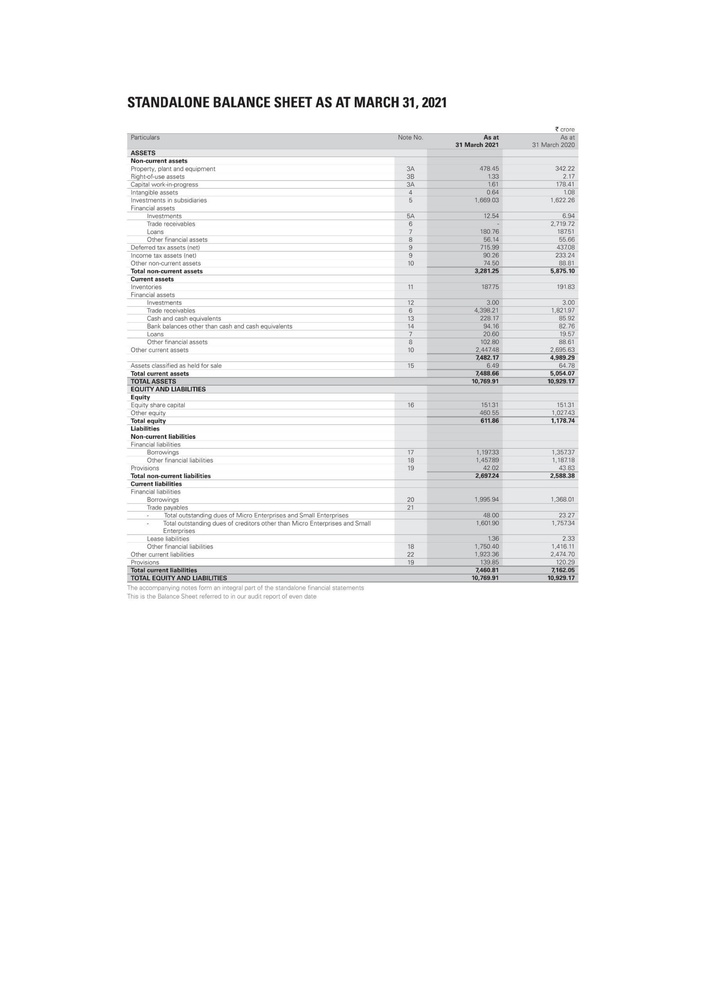
#> input picture Images/Balance-Sheet-Example/Balance-Sheet-Example_page0.jpg, 706 x 999 px, shrunk from 4134 x 5847 before the run
$ python -i unbordered.py   (imports and definitions only)
#> lines starting #> are read from the running program, lines starting #| are printed output that depends on the picture; after the words box and inside, x2 and y2 are one past the last pixel; in counts of white or black regions, pixels touching at a corner belong together
#> in imageProcess, cvImg is the input picture: shape (999, 706, 3); mean B, G, R 246.8, 246.6, 246.4
import cv2
import numpy as np

def isLineLntersecting_box(startPoint, endPoint, box):
    x, y, w, h = box
    rect1 = [(startPoint[0], startPoint[1]), (endPoint[0], endPoint[1])]
    rect2 = [(x, y), (x + w, y + h)]

    if (rect1[0][0] > rect2[1][0] or rect1[1][0] < rect2[0][0] or
        rect1[0][1] > rect2[1][1] or rect1[1][1] < rect2[0][1]):
        return False
    else:
        return True

def omitLines(img):

    res = img.copy()
    grayImg = cv2.cvtColor(img, cv2.COLOR_BGR2GRAY)
    threshImg = cv2.threshold(grayImg, 200, 255, cv2.THRESH_BINARY_INV + cv2.THRESH_OTSU)[1]
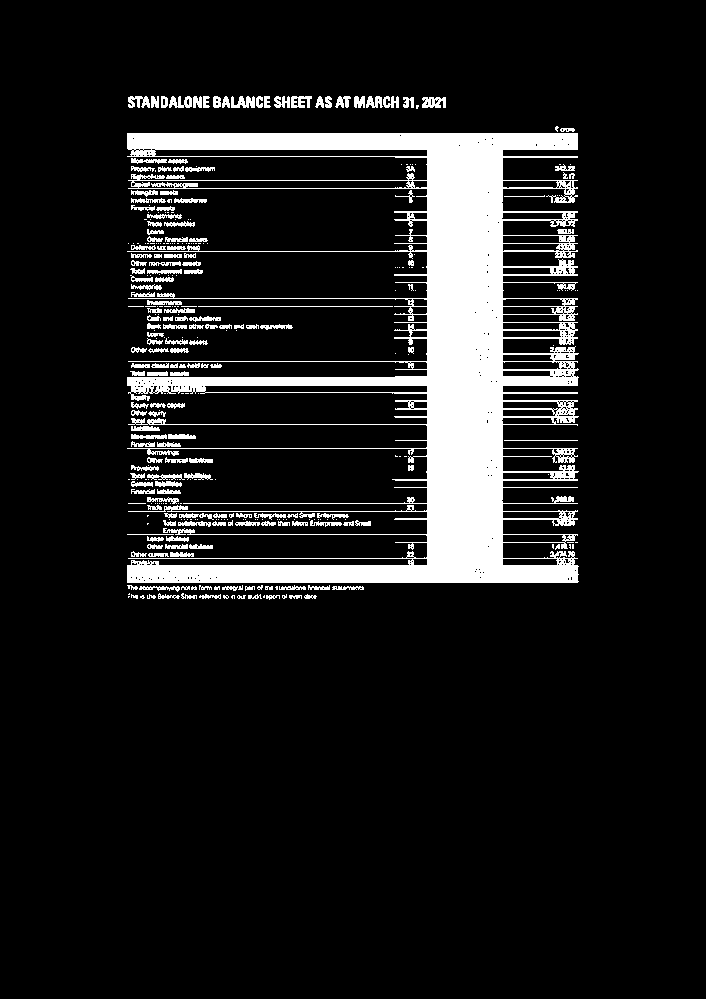
#> threshImg: shape (999, 706); 11.1% white; 349 white regions (174 under 20 px), largest, box (x1, y1, x2, y2) and area: (127, 133, 579, 583) 64828, (422, 97, 446, 108) 203, (231, 96, 255, 108) 201

    vKernel = cv2.getStructuringElement(cv2.MORPH_RECT, (1, 40))
    rmVertical = cv2.morphologyEx(threshImg, cv2.MORPH_OPEN, vKernel, iterations=2)
#> rmVertical: shape (999, 706); 4.7% white; 2 white regions, box (x1, y1, x2, y2) and area: (427, 135, 488, 585) 27080, (489, 135, 503, 585) 5992

    hKernel = cv2.getStructuringElement(cv2.MORPH_RECT, (40, 1))
    rmHorizontal = cv2.morphologyEx(threshImg, cv2.MORPH_OPEN, hKernel, iterations=2)
#> rmHorizontal: shape (999, 706); 4.5% white; 42 white regions

    cnts = cv2.findContours(rmVertical, cv2.RETR_EXTERNAL, cv2.CHAIN_APPROX_SIMPLE)
#> cnts = 2 contours; box (x1, y1, x2, y2) and area: (427, 135, 488, 585) 26533, (489, 135, 503, 585) 5638
    cnts = cnts[0] if len(cnts) == 2 else cnts[1]

    cnts1 = cv2.findContours(rmHorizontal, cv2.RETR_EXTERNAL, cv2.CHAIN_APPROX_SIMPLE)
#> cnts1 = 42 contours, 20 with area under 20; largest, box (x1, y1, x2, y2) and area: (129, 565, 581, 583) 6977, (129, 133, 580, 150) 6651, (129, 376, 581, 386) 3312, (207, 392, 580, 394) 184, (396, 416, 581, 418) 183
    cnts1 = cnts1[0] if len(cnts1) == 2 else cnts1[1]

    for c in cnts:
        cv2.drawContours(res, [c], -1, (255,255,255), 4)
#> this loop made 2 passes
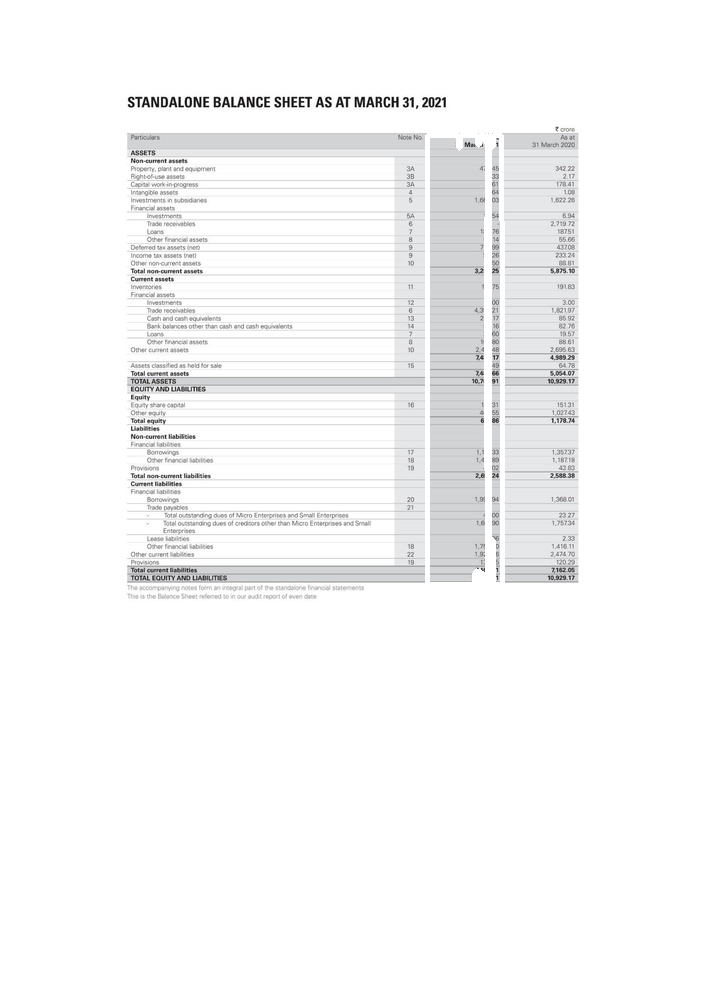
#> res: shape (999, 706, 3); 1.27% of pixels changed, all inside (x1, y1, x2, y2) = (425, 133, 505, 587)

    for c1 in cnts1:
        cv2.drawContours(res, [c1], -1, (255,255,255), 4)
#> this loop made 42 passes
#> c1 on passes 2, 3, 4, 6, 7, 8, 10, 11: [[130, 558], [579, 558]], [[397, 542], [566, 542]], [[189, 534], [579, 534]], [[169, 511], [579, 511]], [[185, 503], [579, 503]], [[396, 487], [579, 487]], [[428, 471], [428, 472], [579, 472], [580, 471]], [[415, 456], [553, 456]]
#> res: shape (999, 706, 3); 8.23% of pixels changed, all inside (x1, y1, x2, y2) = (127, 131, 582, 585)

    return res

def imageProcess(imgPath):

    cvImg = cv2.imread(imgPath)
    cvImg = omitLines(cvImg)
    res = cvImg.copy()
    grayImg = cv2.cvtColor(cvImg, cv2.COLOR_BGR2GRAY)
    thresh = cv2.threshold(grayImg, 0, 255, cv2.THRESH_BINARY_INV + cv2.THRESH_OTSU)[1]
#> thresh: shape (999, 706); 5% white; 476 white regions (182 under 20 px), largest, box (x1, y1, x2, y2) and area: (132, 136, 425, 147) 3161, (172, 568, 425, 580) 2680, (430, 160, 485, 178) 990
    kernel = np.ones((5, 80), np.uint8)
    dilateImg = cv2.dilate(thresh, kernel, iterations=1)
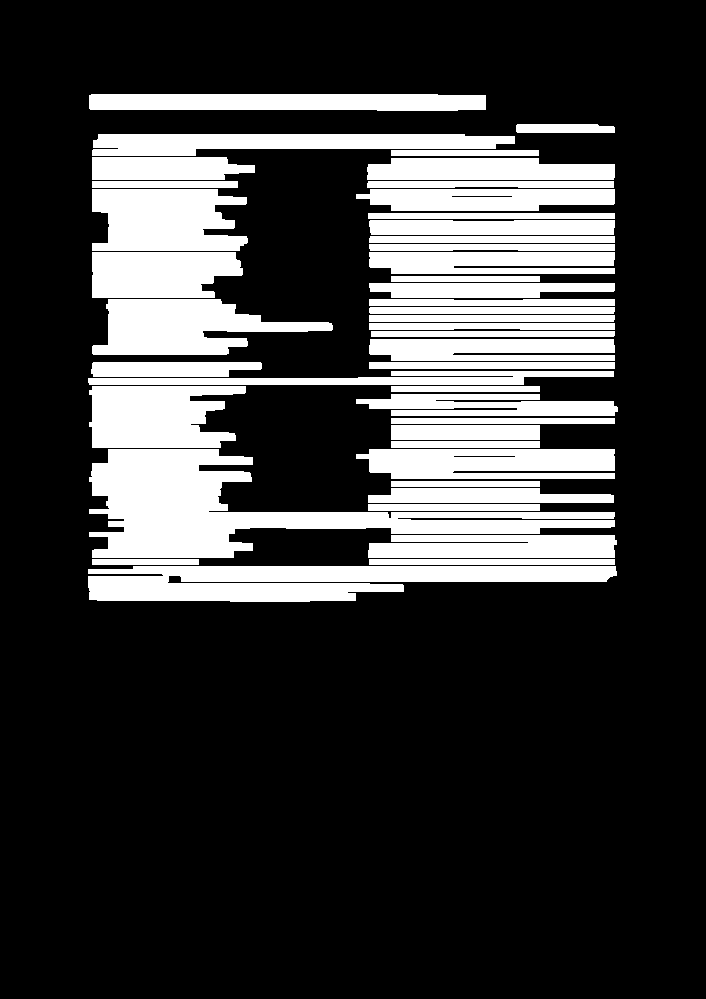
#> dilateImg: shape (999, 706); 23.2% white; 43 white regions
    contours = cv2.findContours(dilateImg, cv2.RETR_EXTERNAL, cv2.CHAIN_APPROX_SIMPLE)
#> contours = 43 contours; largest, box (x1, y1, x2, y2) and area: (89, 449, 615, 558) 19982, (88, 566, 617, 602) 12530, (92, 299, 333, 355) 7878, (92, 189, 248, 251) 7768, (89, 386, 246, 448) 7549
    contours = contours[0] if len(contours) == 2 else contours[1]

    allBoxes = []
    for c in contours:
        x, y, w, h = cv2.boundingRect(c)
        if h > 20:
            x, y, w, h = x, y - 2, w, h + 4
            # cv2.rectangle(res, (x, y), (x + w, y + h), (0, 255, 0), 2)
            allBoxes.append([x, y, w, h])
#> this loop made 43 passes
#> (x, y, w, h) on passes 1, 4, 6, 8, 9, 13, 15, 16: (88, 564, 529, 40), (368, 533, 249, 27), (368, 488, 246, 15), (356, 447, 259, 34), (89, 447, 526, 113), (356, 392, 262, 26), (89, 384, 157, 66), (88, 371, 526, 14)
#> after the loop, allBoxes = 15 items, first 6: [88, 564, 529, 40], [368, 533, 249, 27], [356, 447, 259, 34], [89, 447, 526, 113], [356, 392, 262, 26], [89, 384, 157, 66]

    x_min = [min([box[0] - 5 for box in allBoxes]), min([box[1] - 5 for box in allBoxes])]
#> x_min = [83, 127]
    y_max = [max([box[0] + box[2] + 5 for box in allBoxes]), max([box[1] + box[3] + 5 for box in allBoxes])]
#> y_max = [623, 609]

    table_area = x_min + y_max
#> table_area = [83, 127, 623, 609]
    x1, y1, w1, h1 = table_area
#> x1 = 83; y1 = 127; w1 = 623; h1 = 609
    cv2.rectangle(res, (x1, y1), (w1, h1), (0, 0, 0), 4)
#> res: shape (999, 706, 3); mean B, G, R 246.9, 246.8, 246.7

    x_new = x_min[0]
#> x_new = 83
    y_new = x_min[1]
#> y_new = 127
    w_new = y_max[0] - x_min[0]
#> w_new = 540
    h_new = y_max[1] - x_min[1]
#> h_new = 482

    rowBoxes = allBoxes.copy()
#> rowBoxes has the same summary as allBoxes
    remainRowBoxes = []
    columnBoxes = allBoxes.copy()
#> columnBoxes has the same summary as allBoxes
    remainColBoxes = []

    # Draw column grid lines at the bottom
    while columnBoxes:

        min_x = min(colBox[0] for colBox in columnBoxes)
        minSublistCol = next(colBox for colBox in columnBoxes if colBox[0] == min_x)

        startPointCol = (minSublistCol[0]+ 2 + minSublistCol[2], y_new)
        endPointCol = (minSublistCol[0] + minSublistCol[2]+ 2, y_new + h_new)

        isIntersectCol = any(isLineLntersecting_box(startPointCol, endPointCol, colBox) for colBox in allBoxes)
        if not isIntersectCol:
            cv2.line(res, startPointCol, endPointCol, (0, 0, 0), 4)
            remainColBoxes.append(minSublistCol)
        columnBoxes.remove(minSublistCol)
#> this loop made 15 passes
#> (min_x, minSublistCol) on passes 1 to 4: (88, [88, 564, 529, 40]), (89, [89, 447, 526, 113]), (89, [89, 384, 157, 66]), (92, [92, 297, 241, 60])
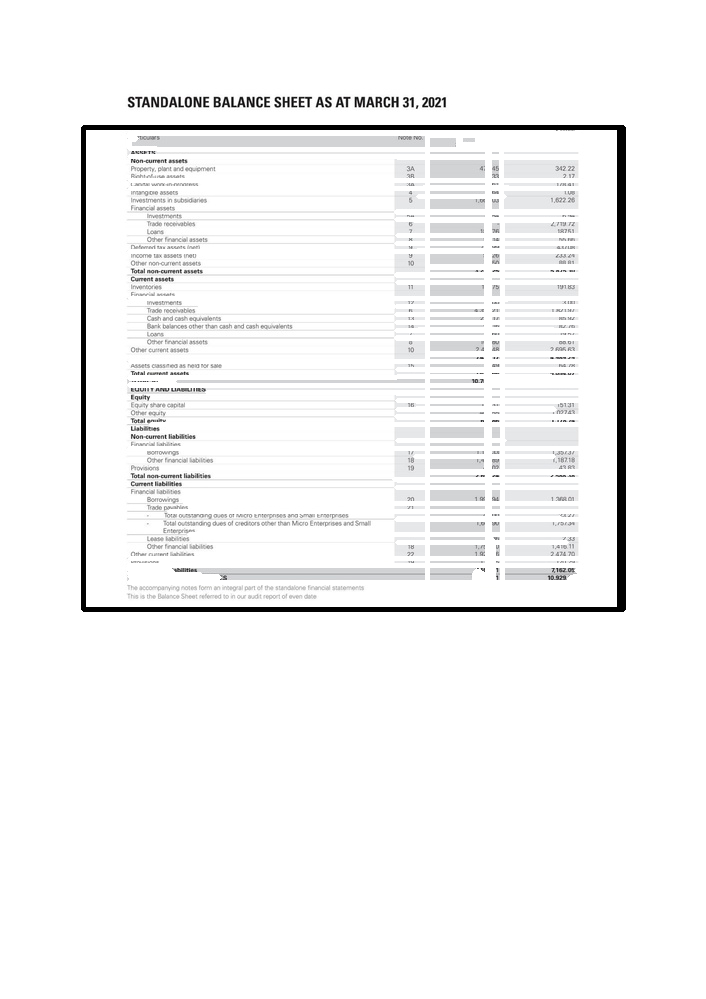
#> res: shape (999, 706, 3); mean B, G, R 246.2, 246.1, 246
#> after the loop, columnBoxes = []; remainColBoxes = [[88, 564, 529, 40], [356, 392, 262, 26], [368, 533, 249, 27]]

    # Draw row grid lines
    while rowBoxes:
        max_y = max(rowBox[1] + rowBox[3] for rowBox in rowBoxes)
        minSublistRow = next(rowBox for rowBox in rowBoxes if rowBox[1] + rowBox[3] == max_y)

        startPointRow = (x_new, minSublistRow[1] + minSublistRow[3] + 2)
        end_point_row = (x_new + w_new, minSublistRow[1] + minSublistRow[3] + 2)

        isIntersectRow = any(isLineLntersecting_box(startPointRow, end_point_row, rowBox) for rowBox in allBoxes)
        if not isIntersectRow:
            cv2.line(res, startPointRow, end_point_row, (0, 0, 0), 4)
            remainRowBoxes.append(minSublistRow)
        rowBoxes.remove(minSublistRow)
#> this loop made 15 passes
#> (max_y, minSublistRow) on pass 1: (604, [88, 564, 529, 40])
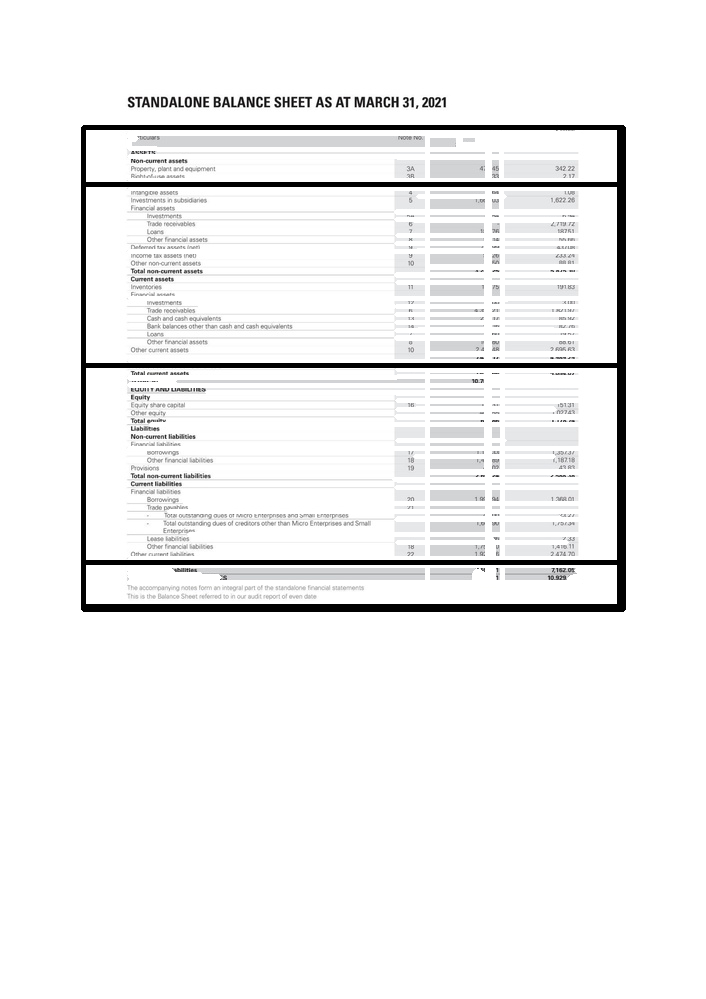
#> res: shape (999, 706, 3); 1.36% of pixels changed, all inside (x1, y1, x2, y2) = (86, 182, 617, 607)

    cv2.imwrite(imgPath, res)

    return imgPath

>>> result = imageProcess('../Images/Balance-Sheet-Example/Balance-Sheet-Example_page0.jpg')

$ run again, on Images/Balance-Sheet-Example/Balance-Sheet-Example_page3.jpg
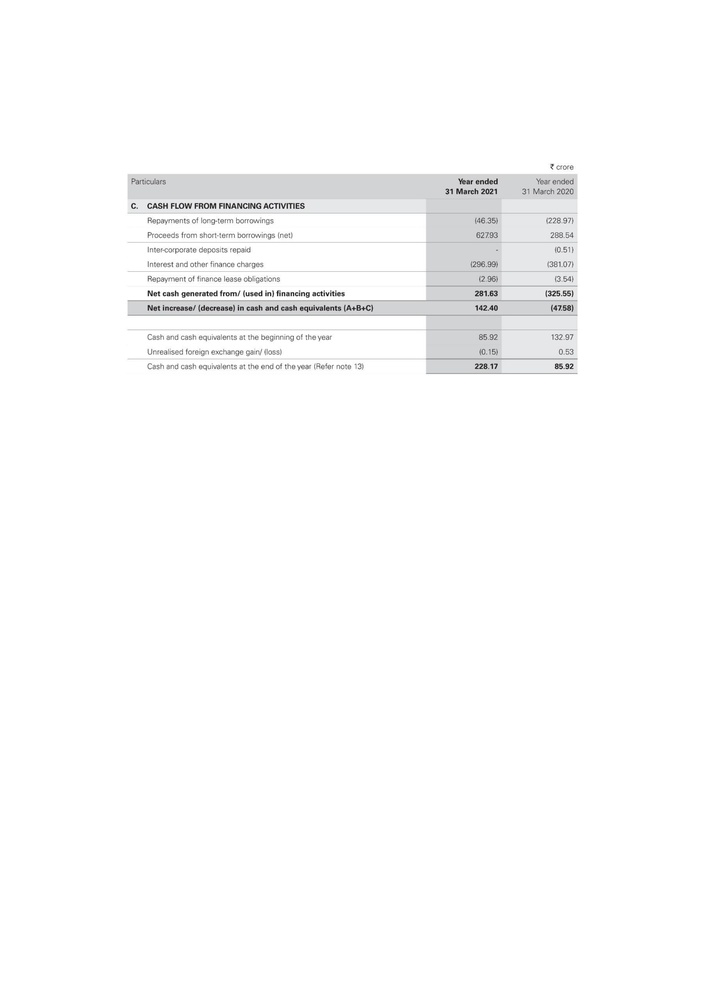
#> input picture Images/Balance-Sheet-Example/Balance-Sheet-Example_page3.jpg, 706 x 999 px, shrunk from 4134 x 5847 before the run
#> in imageProcess, cvImg is the input picture: shape (999, 706, 3); mean B, G, R 251.2, 251.1, 251
#> in omitLines, `threshImg = cv2.threshold(grayImg, 200, 255, cv2.THRESH_BINARY_INV + c..`:
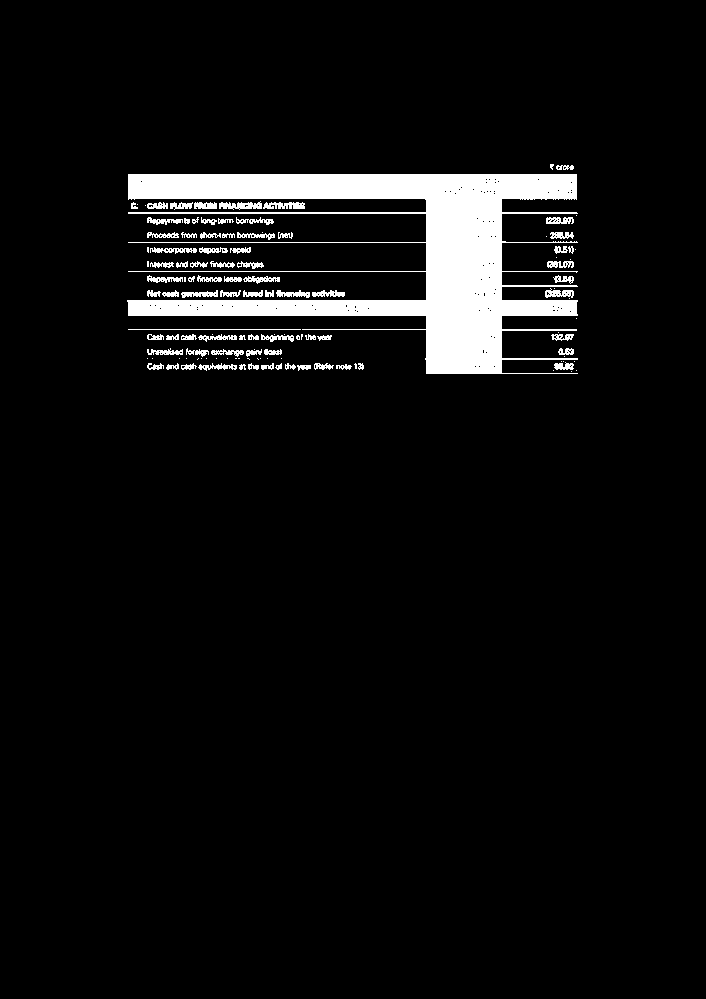
#> threshImg: shape (999, 706); 5.7% white; 125 white regions (46 under 20 px), largest, box (x1, y1, x2, y2) and area: (127, 174, 578, 374) 32603, (219, 201, 262, 210) 243, (263, 202, 305, 209) 226
#> rmVertical: shape (999, 706); 2% white; 1 white region, box (x1, y1, x2, y2) and area: (426, 176, 502, 376) 13835
#> rmHorizontal: shape (999, 706); 2.9% white; 10 white regions
#> cnts = 1 contour; box (x1, y1, x2, y2) and area: (426, 176, 502, 376) 12432
#> cnts1 = 10 contours, 3 with area under 20; largest, box (x1, y1, x2, y2) and area: (130, 174, 579, 199) 9904, (129, 300, 580, 316) 5562, (130, 212, 580, 214) 448, (427, 358, 580, 360) 152, (304, 329, 579, 331) 150, (428, 285, 580, 287) 150, (130, 241, 580, 243) 80
#> the loop in omitLines, `for c in cnts:` made 1 pass
#> the loop in omitLines, `for c1 in cnts1:` made 10 passes
#> c1 on passes 1, 2, 4, 6, 7, 9: [[428, 373], [579, 373]], [[427, 358], [427, 359], [579, 359], [579, 358]], [[130, 329], [302, 329]], [[428, 285], [428, 286], [579, 286], [578, 285]], [[130, 271], [579, 271]], [[130, 212], [130, 213], [579, 213], [578, 212]]
#> thresh: shape (999, 706); 2.8% white; 122 white regions (26 under 20 px), largest, box (x1, y1, x2, y2) and area: (133, 177, 424, 196) 5441, (200, 303, 424, 313) 1248, (429, 245, 475, 269) 1104
#> dilateImg: shape (999, 706); 10.1% white; 19 white regions
#> contours = 19 contours; largest, box (x1, y1, x2, y2) and area: (89, 175, 616, 198) 9498, (108, 346, 614, 373) 8114, (390, 243, 614, 271) 5395, (390, 331, 614, 358) 5338, (390, 214, 614, 241) 5194
#> the loop in imageProcess, `for c in contours:` made 19 passes
#> (x, y, w, h) on passes 1, 2, 3, 5, 6, 7, 8, 9: (108, 344, 506, 31), (108, 332, 264, 12), (390, 329, 224, 31), (89, 301, 506, 14), (108, 288, 277, 12), (390, 287, 224, 13), (108, 273, 212, 13), (390, 272, 224, 13)
#> after the loop in imageProcess, `for c in contours:`: allBoxes = [[108, 344, 506, 31], [390, 329, 224, 31], [390, 241, 224, 32], [390, 212, 224, 31], [89, 173, 527, 27]]
#> x_min = [84, 168]
#> y_max = [621, 380]
#> table_area = [84, 168, 621, 380]
#> x1 = 84; y1 = 168; w1 = 621; h1 = 380
#> x_new = 84
#> y_new = 168
#> w_new = 537
#> h_new = 212
#> in imageProcess, `rowBoxes = allBoxes.copy()`: rowBoxes has the same summary as allBoxes
#> in imageProcess, `columnBoxes = allBoxes.copy()`: columnBoxes has the same summary as allBoxes
#> the loop in imageProcess, `while columnBoxes: ` made 5 passes
#> (min_x, minSublistCol, isIntersectCol) on passes 1 to 5: (89, [89, 173, 527, 27], False), (108, [108, 344, 506, 31], True), (390, [390, 329, 224, 31], True), (390, [390, 241, 224, 32], True), (390, [390, 212, 224, 31], True)
#> after the loop in imageProcess, `while columnBoxes:`: columnBoxes = []; remainColBoxes = [[89, 173, 527, 27]]
#> the loop in imageProcess, `while rowBoxes:` made 5 passes
#> (max_y, minSublistRow) on passes 1 to 4: (375, [108, 344, 506, 31]), (360, [390, 329, 224, 31]), (273, [390, 241, 224, 32]), (243, [390, 212, 224, 31])
#> after the loop in imageProcess, `while rowBoxes:`:
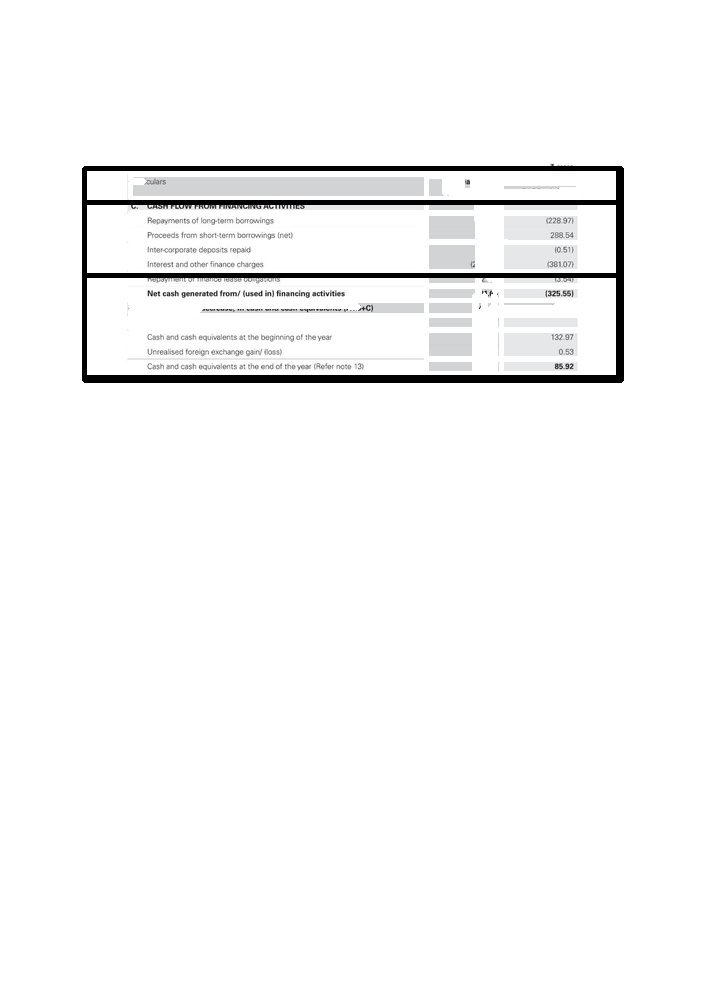
#> res: shape (999, 706, 3); mean B, G, R 247.6, 247.6, 247.5
#> after the loop in imageProcess, `while rowBoxes:`: remainRowBoxes = [[108, 344, 506, 31], [390, 241, 224, 32], [89, 173, 527, 27]]; rowBoxes = []
